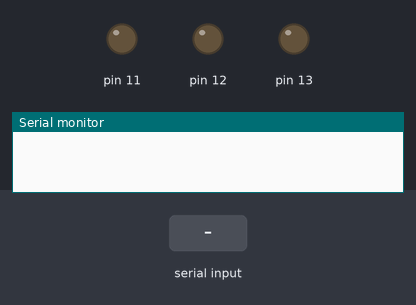
This sketch was run on a simulated Arduino Uno, built with avr-gcc and run on an emulated ATmega328P. On the bench: output pins drawn as LEDs (lit = HIGH), the last lines printed to the serial monitor. Inputs (shaded band) come from the test bench.

Above: at 1.2 s.
1.3 s: "on1" received over Serial
At 2.0 s:
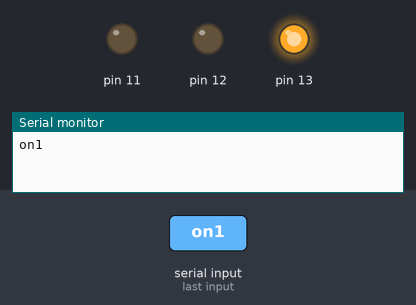
2.8 s: "on2" received over Serial
At 3.1 s:
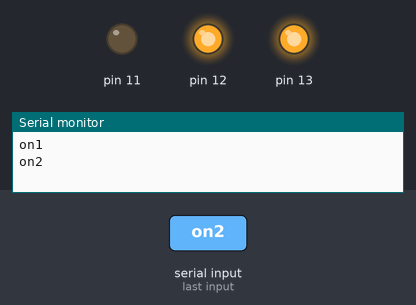
4.3 s: "off1" received over Serial
At 4.7 s:
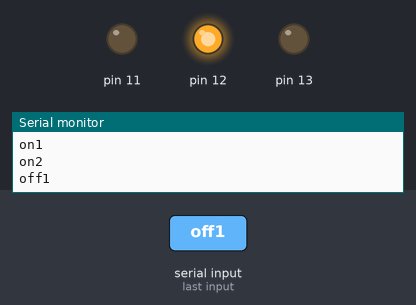
5.8 s: "on3" received over Serial
At 6.6 s:
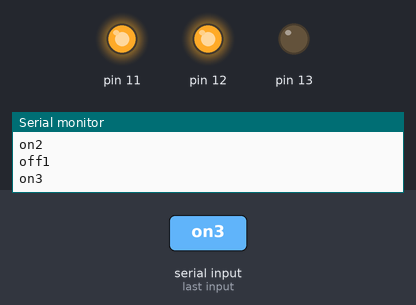
7.3 s: "off2" received over Serial
At 8.1 s:
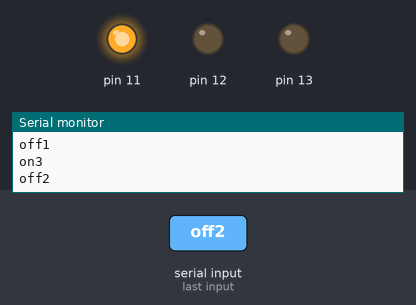
8.8 s: "off3" received over Serial
At 9.3 s:
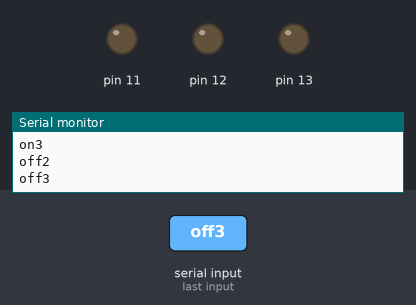
Timing chart, 0 to 11.3 s (numbered marks = the images above; inputs shaded):
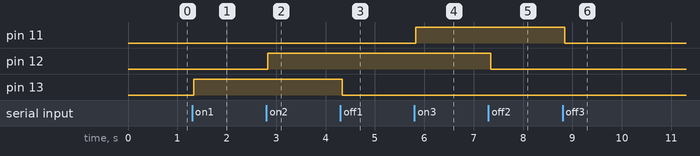

Measured:
- after the input at 1.3 s, pin 13: LOW → HIGH at once
- after the input at 2.8 s, pin 12: LOW → HIGH at once
- after the input at 4.3 s, pin 13: HIGH → LOW at once
- after the input at 5.8 s, pin 11: LOW → HIGH at once
- after the input at 7.3 s, pin 12: HIGH → LOW at once
- after the input at 8.8 s, pin 11: HIGH → LOW at once

The sketch:

automationbluetooth.ino
```cpp
String text;

void setup(){
  pinMode(13, OUTPUT);
  pinMode(12, OUTPUT);
  pinMode(11, OUTPUT);
  Serial.begin(9600);
 }

void loop(){
  while(Serial.available()){
    delay(10);
    char c = Serial.read();
    text +=c;
    }

    if(text.length() > 0){
      Serial.println(text);
        if(text == "on1"){
          digitalWrite(13, HIGH);
          }
        if(text == "off1"){
          digitalWrite(13, LOW);
          }
          if(text == "on2"){
          digitalWrite(12, HIGH);
          }
        if(text == "off2"){
          digitalWrite(12, LOW);
          }
          if(text == "on3"){
          digitalWrite(11, HIGH);
          }
        if(text == "off3"){
          digitalWrite(11, LOW);
          }
    text="";
      }

  }
```
